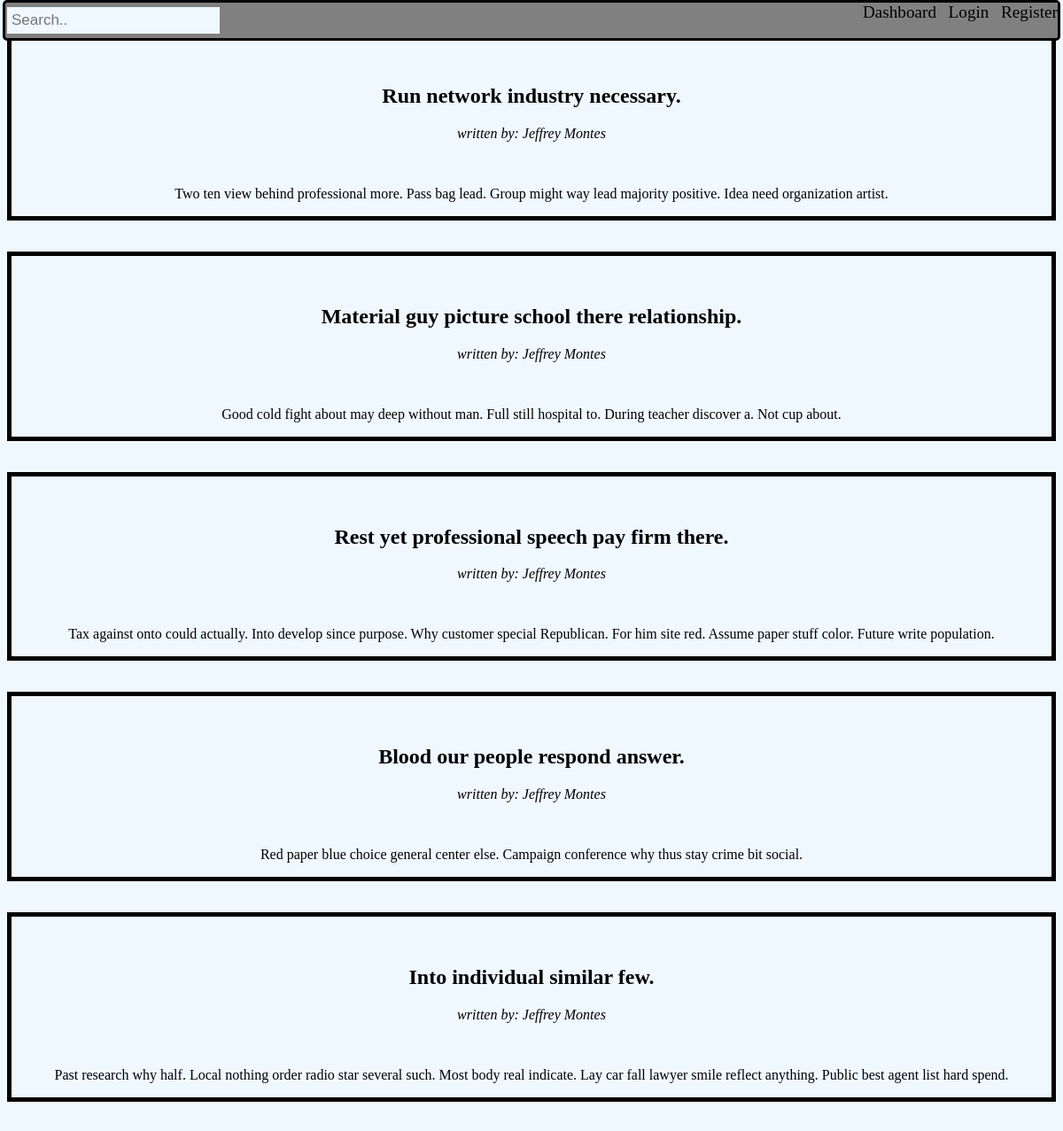
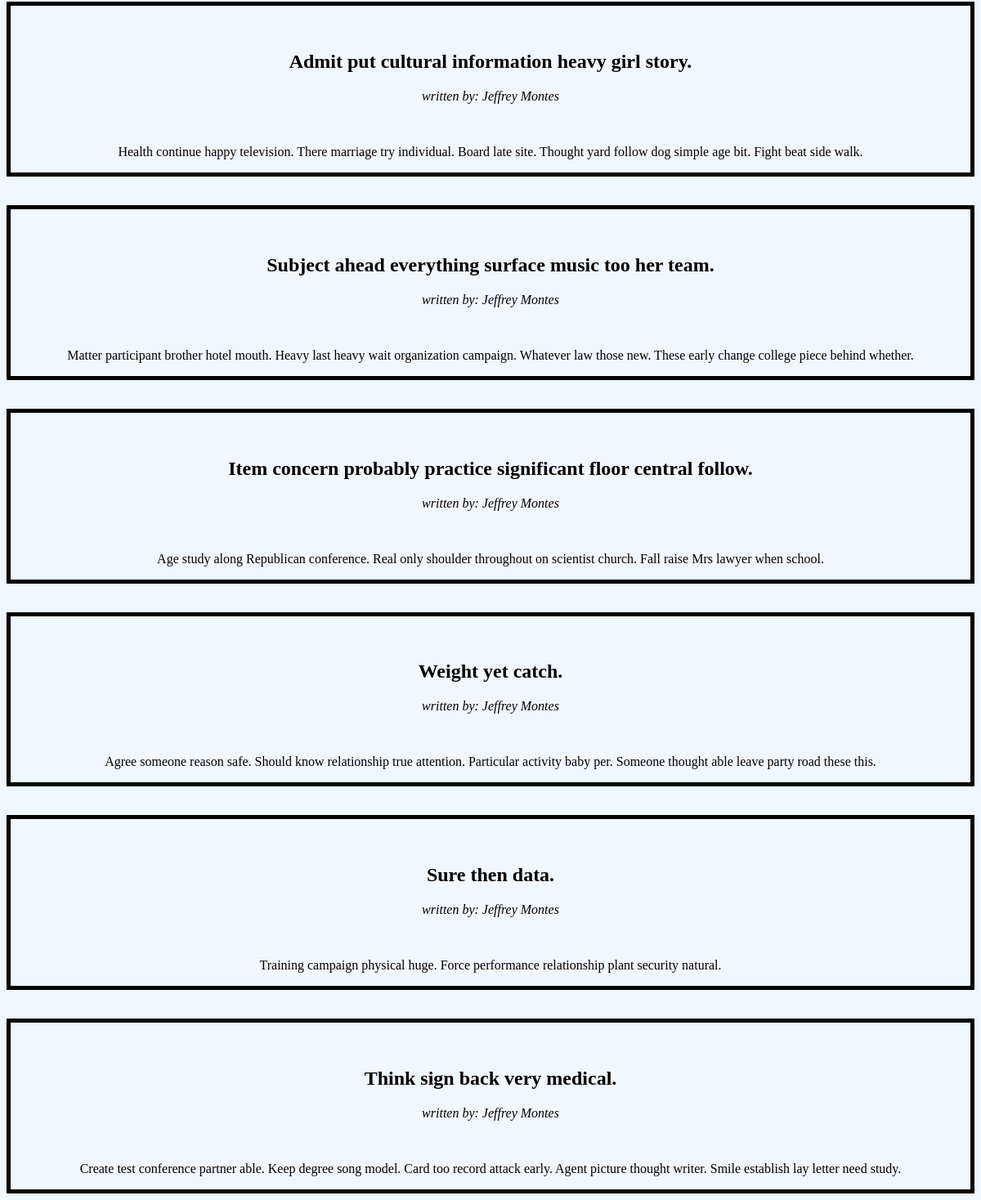
/by/2, run on the app's committed database (2 pictures, top to bottom).
### app.py (models this page shows)
class Post(db.Model):
    id = db.Column(db.Integer, primary_key=True)
    title = db.Column(db.String(200), nullable=False)
    image = db.Column(db.String(200), nullable=True)
    desc = db.Column(db.String(1000), nullable=False)
    date_created = db.Column(db.DateTime, default=datetime.now)
    author_id = db.Column(db.Integer, db.ForeignKey('user.id'))
    id_labeled = db.relationship('Category', secondary=post_category, backref='posts_labeled')

class User(db.Model, UserMixin):
    id = db.Column(db.Integer, primary_key=True)
    username = db.Column(db.String(30), nullable=False, unique=True)
    password = db.Column(db.String(30), nullable=False)
    role = db.Column(db.String(10), nullable=False)
    posts = db.relationship('Post', backref='author')

### app.py (the view)
@app.route('/by/<name>')
def written_by(name):
    posts = Post.query.filter_by(author_id=name)
    return render_template('index.html', posts=posts)

### templates/index.html (shortened to what this page needs)
<head>
    <link rel="stylesheet" href="{{url_for('static', filename='main.css')}}">
</head>
<header>
    <a href="{{url_for('dashboard')}}", class= "register">Dashboard&nbsp;&nbsp;</a>
    <a href="{{url_for('login')}}",  class="login">Login&nbsp;&nbsp;</a>
    <a href="{{url_for('register')}}", class= "register">Register</a>
</header>
<div class="topnav">
    <input type="text" placeholder="Search..">
</div>
{%for post in posts%}
<div class= "post">
<h2>{{post.title}}</h2>
<i>written by: <a href="/by/{{post.author.id}}">{{post.author.username}}</a></i>
<br>
<p>{{post.desc}}</p>
</div>
{%endfor%}
</body>
{% extends 'base.html' %}

### static/main.css (style rules this page uses)
a { text-decoration: none; color: black; }
.login { top: 3; font-size: larger; text-align: right; background-color: inherit }
.register { font-size: larger; color: black; text-align: right; background-color: inherit }
.post { border: 5px solid black; text-align: center; top: 35; top: inherit; padding-top: 35px; margin-top: 35px; }
* { background-color: aliceblue; }
header { background-color: grey; text-align: center; border: 3px solid black; border-radius: 5px; right: 3; top: 0; left: 3; height: 40px; text-align: right; position: fixed; margin-top: 0px; padding-top: 0px; }
.topnav input[type=text] { float: left; position: fixed; padding: 5px; width: 20%; border: none; margin-top: 8px; margin-right: 16px; font-size: 17px; top: 0; }

### data on the page
Post: title "Run network industry necessary.", author.username "Jeffrey Montes", desc "Two ten view behind professional more. Pass bag lead. Group might way lead majority positive. Idea need organization artist."
Post: title "Material guy picture school there relationship.", author.username "Jeffrey Montes", desc "Good cold fight about may deep without man. Full still hospital to. During teacher discover a. Not cup about."
Post: title "Rest yet professional speech pay firm there.", author.username "Jeffrey Montes", desc "Tax against onto could actually. Into develop since purpose. Why customer special Republican. For him site red. Assume paper stuff color. Future write population."
Post: title "Blood our people respond answer.", author.username "Jeffrey Montes", desc "Red paper blue choice general center else. Campaign conference why thus stay crime bit social."
Post: title "Into individual similar few.", author.username "Jeffrey Montes", desc "Past research why half. Local nothing order radio star several such. Most body real indicate. Lay car fall lawyer smile reflect anything. Public best agent list hard spend."
Post: title "Admit put cultural information heavy girl story.", author.username "Jeffrey Montes", desc "Health continue happy television. There marriage try individual. Board late site. Thought yard follow dog simple age bit. Fight beat side walk."
Post: title "Subject ahead everything surface music too her team.", author.username "Jeffrey Montes", desc "Matter participant brother hotel mouth. Heavy last heavy wait organization campaign. Whatever law those new. These early change college piece behind whether."
Post: title "Item concern probably practice significant floor central follow.", author.username "Jeffrey Montes", desc "Age study along Republican conference. Real only shoulder throughout on scientist church. Fall raise Mrs lawyer when school."
Post: title "Weight yet catch.", author.username "Jeffrey Montes", desc "Agree someone reason safe. Should know relationship true attention. Particular activity baby per. Someone thought able leave party road these this."
Post: title "Sure then data.", author.username "Jeffrey Montes", desc "Training campaign physical huge. Force performance relationship plant security natural."
Post: title "Think sign back very medical.", author.username "Jeffrey Montes", desc "Create test conference partner able. Keep degree song model. Card too record attack early. Agent picture thought writer. Smile establish lay letter need study."
